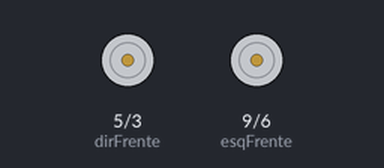
A sketch run on a simulated Arduino Uno, built with avr-gcc and run on an emulated ATmega328P. Parts: motor-driver pin pairs drawn as motors (green arrow = first pin HIGH = forward, orange = second pin HIGH = backward, longer = more drive).

Above: at 0.5 s.
Timing chart, 0 to 4.6 s (numbered marks = the images above):
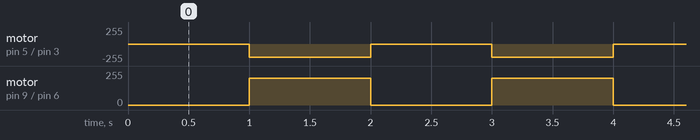

The sketch:

P4_Robot_4_Casa_das_Maquinas.ino
```cpp
// P3_Casa_das_Maquinas

//#include <Wire.h>
//byte state = 0;

// Pinos PWM para controlar a "velocidade"
#define dirTras     3
#define dirFrente   5
#define esqTras     6
#define esqFrente   9

int volante;
int marcha_frente;
int marcha_tras;
int velocidade;
int comando;

void setup() {
  // put your setup code here, to run once:
  //Wire.begin(); // join i2c bus (address optional for master)

  pinMode(esqFrente, OUTPUT);
  pinMode(esqTras,   OUTPUT);
  pinMode(dirTras,   OUTPUT);
  pinMode(dirFrente, OUTPUT);

  pisca_N_vezes( 5 );
}


void loop() {
  velocidade = 200;
  int N;
  // teste super simples
  apaga_todos();
  // pisca 1 vez e aciona para frente
  pisca_N_vezes( 1 );
  move_p_frente( velocidade );
  delay(1000);


  ////////////////////////////////////////////
  // Exemplo do robot rrf (antigo)
  /*
  if (radio.available()) {
    radio.read(&data, sizeof(data));

    volante = 255 - data.outputValue0;
    buzina = data.button2_state;
    marcha_frente = data.button3_state;
    marcha_tras = data.button4_state;
    velocidade = data.outputValue1 / 2 ;

    Serial.print("Receptor. Dados: ");
    Serial.print(" - volante: ");
    Serial.print(volante);
    Serial.print(" - buzina: ");
    Serial.print(buzina);
    Serial.print(" - marcha_frente: ");
    Serial.print(marcha_frente);
    Serial.print(" - marcha_tras: ");
    Serial.print(marcha_tras);
    Serial.print(" - Velocidade: ");
    Serial.print(velocidade);
    Serial.println(" ");

    if (buzina == 1) acende_blue();
    else apaga_blue();

    if ((marcha_frente == 1)&(marcha_tras == 0)) {
      if ((volante > 100) & (volante<200)) move_p_frente(velocidade);
      if (volante <= 100) move_p_esquerda_frente(velocidade);
      if (volante >= 200) move_p_direita_frente(velocidade);
    }
    if ((marcha_frente == 0)&(marcha_tras == 1)) {
      if ((volante > 100) & (volante<200)) move_p_tras(velocidade);
      if (volante <= 100) move_p_direita_tras(velocidade);
      if (volante >= 200) move_p_esquerda_tras(velocidade);
    }
    if ((marcha_frente == 0)&(marcha_tras == 0)) {
      apaga_todos();
    }
    if ((marcha_frente == 1)&(marcha_tras == 1)) {
      apaga_todos();
    }

    Wire.beginTransmission(8); // transmit to device #8
    state = 0;  // Default
    if (buzina == 1) state = 1;
    Wire.write(state);         // sends one byte
    Wire.endTransmission();
    delay(50);
  }
  */

  ////////////////////////////////////////////////////
  // Teste com mensagem simples
  /*
  velocidade = 200;

  comando = i;
  i++;
  if (i>6) i=0;

  switch(comando) {
    case 0:
      apaga_todos();
      break;
    case 1:
      move_p_frente(velocidade);
      break;
    case 2:
      move_p_esquerda_frente(velocidade);
      break;
    case 3:
      move_p_direita_frente(velocidade);
      break;
    case 4:
      move_p_tras(velocidade);
      break;
    case 5:
      move_p_esquerda_tras(velocidade);
      break;
    case 6:
      move_p_direita_tras(velocidade);
      break;
  }
  delay(1000);apaga_todos();delay(1000);
  */
}

void pisca_N_vezes( int N ) {
  for (int i; i < N; i++) {
    digitalWrite(LED_BUILTIN, HIGH);
    delay(500);
    digitalWrite(LED_BUILTIN, LOW);
    delay(500);
  }
}

void move_p_frente(int velocidade) {
  acende_0(velocidade);
  apaga_1();
  acende_2(velocidade);
  apaga_3();
}
void move_p_tras(int velocidade) {
  apaga_0();
  acende_1(velocidade);
  apaga_2();
  acende_3(velocidade);
}
void move_p_esquerda_frente(int velocidade) {
  acende_0(velocidade);
  apaga_1();
  apaga_2();
  apaga_3();
}
void move_p_direita_frente(int velocidade) {
  apaga_0();
  apaga_1();
  acende_2(velocidade);
  apaga_3();
}
void move_p_esquerda_tras(int velocidade) {
  apaga_0();
  apaga_1();
  apaga_2();
  acende_3(velocidade);
}
void move_p_direita_tras(int velocidade) {
  apaga_0();
  acende_1(velocidade);
  apaga_2();
  apaga_3();
}
void apaga_todos() {
  apaga_0();
  apaga_1();
  apaga_2();
  apaga_3();
}

void acende_0(int velocidade) {
  analogWrite(esqFrente, velocidade);
}
void acende_1(int velocidade) {
  analogWrite(esqTras, velocidade);
}
void acende_2(int velocidade) {
  analogWrite(dirTras, velocidade);
}
void acende_3(int velocidade) {
  analogWrite(dirFrente, velocidade);
}

void apaga_0() {
  digitalWrite(esqFrente, LOW);
}
void apaga_1() {
  digitalWrite(esqTras, LOW);
}
void apaga_2() {
  digitalWrite(dirTras, LOW);
}
void apaga_3() {
  digitalWrite(dirFrente, LOW);
}
/*
void acende_blue() {
  digitalWrite(LEDBLUE, HIGH);
}
void apaga_blue() {
  digitalWrite(LEDBLUE, LOW);
}*/
```

Measured:
- by itself, motor on pin 5 (dirFrente) / pin 3 (dirTras): alternates backward 200/255 for 1.0 s and stopped for 1.0 s
- by itself, motor on pin 9 (esqFrente) / pin 6 (esqTras): alternates forward 200/255 for 1.0 s and stopped for 1.0 s
